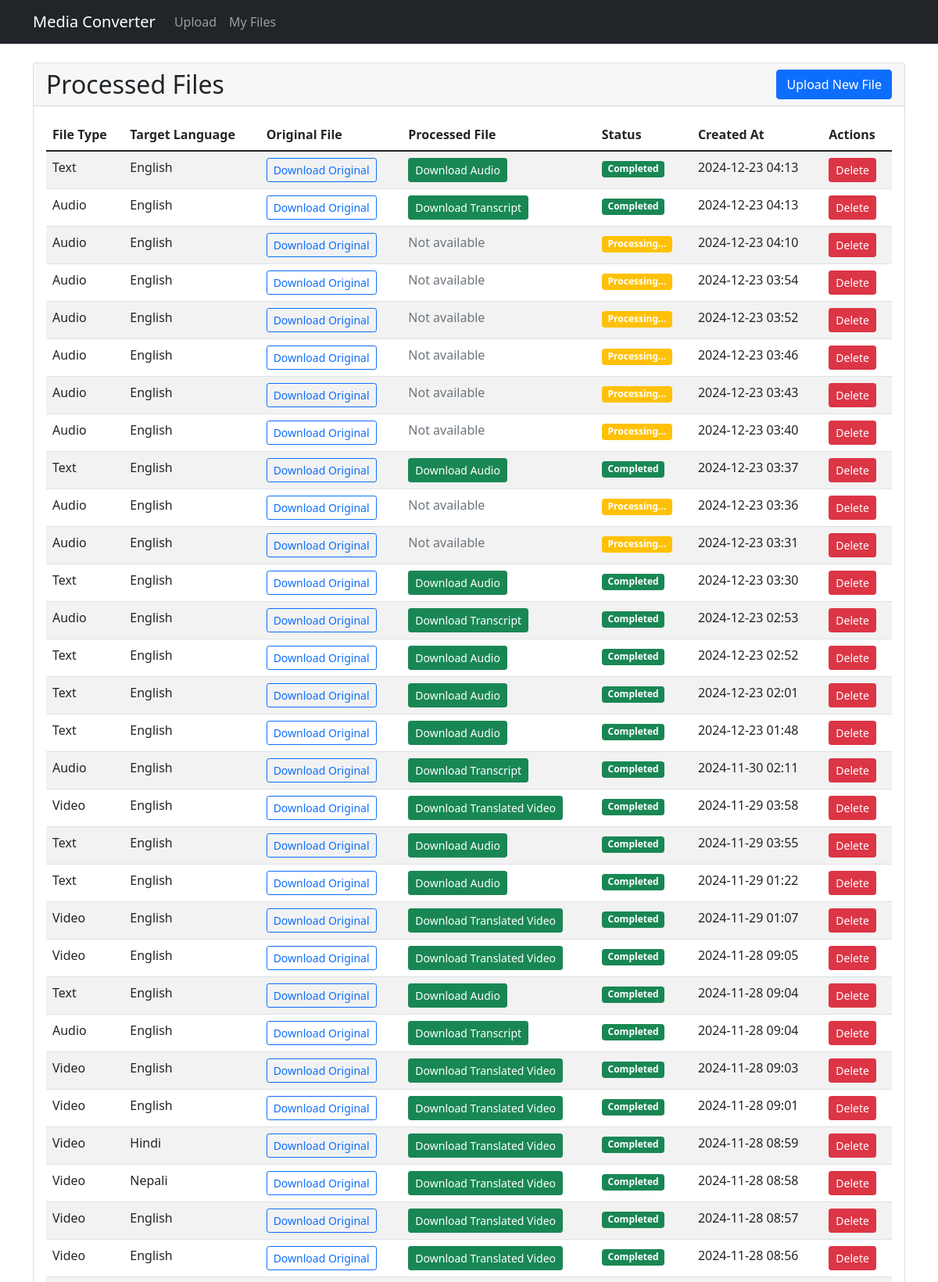
Screenshot of /files/ (upper part) with the database file from the repository.
### convertor/models.py (models this page shows, shortened)
class MediaFile(models.Model):
    FILE_TYPES = (
        ('video', 'Video'),
        ('text', 'Text'),
        ('audio', 'Audio')
    )
    LANGUAGE_CHOICES = (
        ('en', 'English'),
        ('hi', 'Hindi'),
        ('ne', 'Nepali'),
    )
    STATUS_CHOICES = (
        ('pending', 'Pending'),
        ('processing', 'Processing'),
        ('completed', 'Completed'),
        ('failed', 'Failed')
    )
    file = models.FileField(upload_to='uploads/')
    file_type = models.CharField(max_length=5, choices=FILE_TYPES)
    target_language = models.CharField(
        max_length=2,
        choices=LANGUAGE_CHOICES,
        default='en',
        blank=True
    )
    processed_file = models.FileField(upload_to='processed/', blank=True)
    created_at = models.DateTimeField(auto_now_add=True)
    status = models.CharField(
        max_length=10,
        choices=STATUS_CHOICES,
        default='pending'
    )
    error_message = models.TextField(blank=True)
    source_language = models.CharField(
        max_length=2,
        choices=LANGUAGE_CHOICES,
        default='en',
        blank=True
    )

### convertor/views.py (the view)
# urls.py: path('files/', views.file_list, name='file_list'),
def file_list(request):
    files = MediaFile.objects.all().order_by('-created_at')
    return render(request, 'convertor/file_list.html', {'files': files})

### templates/convertor/file_list.html
{% extends 'convertor/base.html' %}
{% block content %}
<div class="card">
    <div class="card-header d-flex justify-content-between align-items-center">
        <h2 class="mb-0">Processed Files</h2>
        <a href="{% url 'upload_file' %}" class="btn btn-primary">Upload New File</a>
    </div>
    <div class="card-body">
        {% if files %}
        <div class="table-responsive">
            <table class="table table-striped">
                <thead>
                    <tr>
                        <th>File Type</th>
                        <th>Target Language</th>
                        <th>Original File</th>
                        <th>Processed File</th>
                        <th>Status</th>
                        <th>Created At</th>
                        <th>Actions</th>
                    </tr>
                </thead>
                <tbody>
                    {% for file in files %}
                    <tr>
                        <td>{{ file.get_file_type_display }}</td>
                        <td>{{ file.get_target_language_display|default:"-" }}</td>
                        <td>
                            <a href="{{ file.file.url }}" class="btn btn-sm btn-outline-primary">
                                Download Original
                            </a>
                        </td>
                        <td>
                            {% if file.processed_file %}
                            <a href="{{ file.processed_file.url }}" class="btn btn-sm btn-success">
                                {% if file.file_type == 'text' %}
                                    Download Audio
                                {% elif file.file_type == 'video' %}
                                    Download Translated Video
                                {% else %}
                                    Download Transcript
                                {% endif %}
                            </a>
                            {% else %}
                            <span class="text-muted">Not available</span>
                            {% endif %}
                        </td>
                        <td>
                            {% if file.processed_file %}
                                <span class="badge bg-success">Completed</span>
                            {% else %}
                                {% if file.file_type == 'text' %}
                                    <span class="badge bg-danger">Failed</span>
                                {% else %}
                                    <span class="badge bg-warning">Processing...</span>
                                {% endif %}
                            {% endif %}
                        </td>
                        <td>{{ file.created_at|date:"Y-m-d H:i" }}</td>
                        <td>
                            <a href="{% url 'delete_file' file.id %}"
                               class="btn btn-sm btn-danger"
                               onclick="return confirm('Are you sure you want to delete this file?')">
                                Delete
                            </a>
                        </td>
                    </tr>
                    {% endfor %}
                </tbody>
            </table>
        </div>
        {% else %}
        <div class="text-center py-4">
            <p>No files uploaded yet.</p>
            <a href="{% url 'upload_file' %}" class="btn btn-primary">Upload Your First File</a>
        </div>
        {% endif %}
    </div>
</div>
{% endblock %}

### templates/convertor/base.html (shortened to what this page needs)
<!DOCTYPE html>
<html lang="en">
<head>
    <link href="https://cdn.jsdelivr.net/npm/bootstrap@5.1.3/dist/css/bootstrap.min.css" rel="stylesheet">
</head>
<body>
    <nav class="navbar navbar-expand-lg navbar-dark bg-dark">
        <div class="container">
            <a class="navbar-brand" href="{% url 'home' %}">Media Converter</a>
            <div class="collapse navbar-collapse" id="navbarNav">
                <ul class="navbar-nav">
                    <li class="nav-item">
                        <a class="nav-link" href="{% url 'upload_file' %}">Upload</a>
                    </li>
                    <li class="nav-item">
                        <a class="nav-link" href="{% url 'file_list' %}">My Files</a>
                    </li>
                </ul>
            </div>
        </div>
    </nav>
    <div class="container mt-4">
        {% block content %}
        {% endblock %}
    </div>
</body>
</html>

### rows the page displays
MediaFile: file_type "Text", target_language "English", shows "Download Audio", shows "Completed", created_at "2024-12-23 04:13"
MediaFile: file_type "Audio", target_language "English", shows "Download Transcript", shows "Completed", created_at "2024-12-23 04:13"
MediaFile: file_type "Audio", target_language "English", processed_file "Not available", created_at "2024-12-23 04:10"
MediaFile: file_type "Audio", target_language "English", processed_file "Not available", created_at "2024-12-23 03:54"
MediaFile: file_type "Audio", target_language "English", processed_file "Not available", created_at "2024-12-23 03:52"
MediaFile: file_type "Audio", target_language "English", processed_file "Not available", created_at "2024-12-23 03:46"
MediaFile: file_type "Audio", target_language "English", processed_file "Not available", created_at "2024-12-23 03:43"
MediaFile: file_type "Audio", target_language "English", processed_file "Not available", created_at "2024-12-23 03:40"
MediaFile: file_type "Text", target_language "English", shows "Download Audio", shows "Completed", created_at "2024-12-23 03:37"
MediaFile: file_type "Audio", target_language "English", processed_file "Not available", created_at "2024-12-23 03:36"
MediaFile: file_type "Audio", target_language "English", processed_file "Not available", created_at "2024-12-23 03:31"
MediaFile: file_type "Text", target_language "English", shows "Download Audio", shows "Completed", created_at "2024-12-23 03:30"
MediaFile: file_type "Audio", target_language "English", shows "Download Transcript", shows "Completed", created_at "2024-12-23 02:53"
MediaFile: file_type "Text", target_language "English", shows "Download Audio", shows "Completed", created_at "2024-12-23 02:52"
MediaFile: file_type "Text", target_language "English", shows "Download Audio", shows "Completed", created_at "2024-12-23 02:01"
MediaFile: file_type "Text", target_language "English", shows "Download Audio", shows "Completed", created_at "2024-12-23 01:48"
MediaFile: file_type "Audio", target_language "English", shows "Download Transcript", shows "Completed", created_at "2024-11-30 02:11"
MediaFile: file_type "Video", target_language "English", shows "Download Translated Video", shows "Completed", created_at "2024-11-29 03:58"
MediaFile: file_type "Text", target_language "English", shows "Download Audio", shows "Completed", created_at "2024-11-29 03:55"
MediaFile: file_type "Text", target_language "English", shows "Download Audio", shows "Completed", created_at "2024-11-29 01:22"
MediaFile: file_type "Video", target_language "English", shows "Download Translated Video", shows "Completed", created_at "2024-11-29 01:07"
MediaFile: file_type "Video", target_language "English", shows "Download Translated Video", shows "Completed", created_at "2024-11-28 09:05"
MediaFile: file_type "Text", target_language "English", shows "Download Audio", shows "Completed", created_at "2024-11-28 09:04"
MediaFile: file_type "Audio", target_language "English", shows "Download Transcript", shows "Completed", created_at "2024-11-28 09:04"
MediaFile: file_type "Video", target_language "English", shows "Download Translated Video", shows "Completed", created_at "2024-11-28 09:03"
MediaFile: file_type "Video", target_language "English", shows "Download Translated Video", shows "Completed", created_at "2024-11-28 09:01"
MediaFile: file_type "Video", target_language "Hindi", shows "Download Translated Video", shows "Completed", created_at "2024-11-28 08:59"
MediaFile: file_type "Video", target_language "Nepali", shows "Download Translated Video", shows "Completed", created_at "2024-11-28 08:58"
MediaFile: file_type "Video", target_language "English", shows "Download Translated Video", shows "Completed", created_at "2024-11-28 08:57"
MediaFile: file_type "Video", target_language "English", shows "Download Translated Video", shows "Completed", created_at "2024-11-28 08:56"
